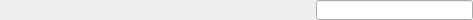
<ui version="4.0" >
 <class>prefStringWidget</class>
 <widget class="QWidget" name="prefStringWidget" >
  <property name="geometry" >
   <rect>
    <x>0</x>
    <y>0</y>
    <width>473</width>
    <height>20</height>
   </rect>
  </property>
  <property name="sizePolicy" >
   <sizepolicy>
    <hsizetype>7</hsizetype>
    <vsizetype>0</vsizetype>
    <horstretch>0</horstretch>
    <verstretch>0</verstretch>
   </sizepolicy>
  </property>
  <layout class="QHBoxLayout" >
   <property name="margin" >
    <number>0</number>
   </property>
   <property name="spacing" >
    <number>1</number>
   </property>
   <item>
    <widget class="QLabel" name="label" >
     <property name="sizePolicy" >
      <sizepolicy>
       <hsizetype>7</hsizetype>
       <vsizetype>5</vsizetype>
       <horstretch>0</horstretch>
       <verstretch>0</verstretch>
      </sizepolicy>
     </property>
     <property name="maximumSize" >
      <size>
       <width>16777215</width>
       <height>20</height>
      </size>
     </property>
     <property name="text" >
      <string/>
     </property>
    </widget>
   </item>
   <item>
    <spacer>
     <property name="orientation" >
      <enum>Qt::Horizontal</enum>
     </property>
     <property name="sizeHint" >
      <size>
       <width>40</width>
       <height>20</height>
      </size>
     </property>
    </spacer>
   </item>
   <item>
    <widget class="QLineEdit" name="lineEdit" >
     <property name="maximumSize" >
      <size>
       <width>16777215</width>
       <height>20</height>
      </size>
     </property>
    </widget>
   </item>
  </layout>
 </widget>
 <resources/>
 <connections/>
</ui>
